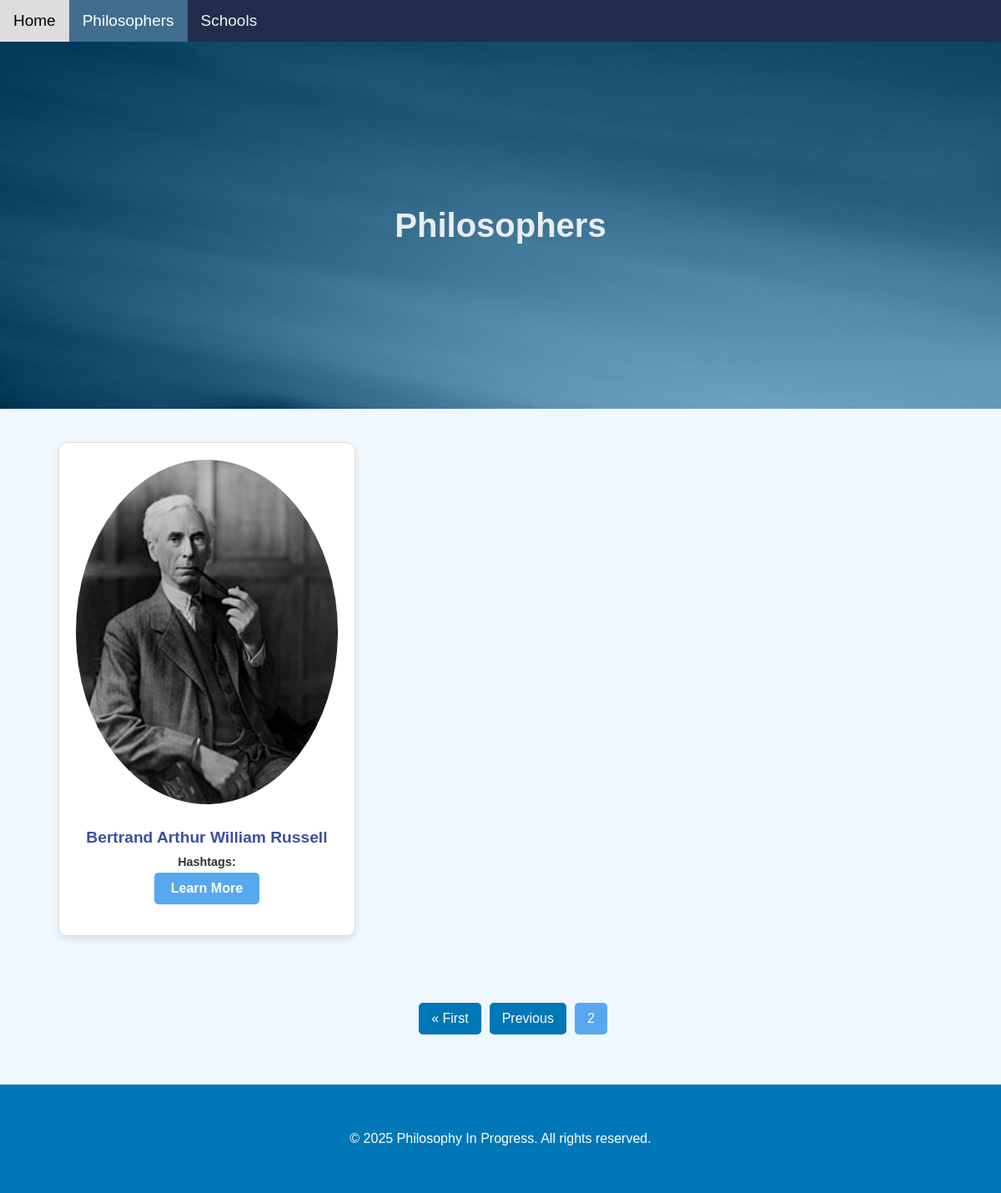
Screenshot of /PhiloApp/philosopher/?page=2 with the database file from the repository.
### PhiloApp/models.py (models this page shows, shortened)
class Philosophers(models.Model):
    FullName = models.CharField(max_length = 100)
    BirthDate = models.DateField()
    Bio = models.TextField()
    hashtags= models.ManyToManyField(Hashtag,blank=True)
    picture = models.ImageField(upload_to='philosopher_images',null=True,blank=True)

### PhiloApp/views.py (the view)
# urls.py: path('philosopher/', views.philosopher_list, name='philosopher_list'),
def philosopher_list(request):
    philosophers = Philosophers.objects.all()
    paginator = Paginator(philosophers, 25)  # Show 25 philosophers per page
    page_number = request.GET.get('page')
    page_obj = paginator.get_page(page_number)
    return render(request, 'philosopher_list.html', {'page_obj': page_obj})

### PhiloApp/templates/philosopher_list.html (shortened to what this page needs)
{% load static %}
<!DOCTYPE html>
<html lang="en">
  <head>
    <link rel="stylesheet" href="{% static 'css/philo_list.css' %}" />
    <div class="topnav">
      <a href="{% url 'index' %}">Home</a>
      <a class="active" href="{% url 'philosopher_list' %}">Philosophers</a>
      <a href="{% url 'school_list' %}">Schools</a>
    </div>
  </head>
  <body>
    <header>
      <h1>Philosophers</h1>
    </header>
    <main>
      <section class="philosophers-section">
        <div class="grid-container">
          {% for philosopher in page_obj %}
          <div class="grid-item">
            {% if philosopher.picture %}
            <img
              src="{{ philosopher.picture.url }}"
              alt="{{ philosopher.FullName }}"
              class="philosopher-image"
            />
            {% endif %}
            <h2>{{ philosopher.FullName }}</h2>
            <p>
              <strong>Hashtags:</strong>
            </p>
            <a href="{% url 'philosopher_detail' philosopher.id %}" class="btn"
              >Learn More</a
            >
          </div>
          {% endfor %}
        </div>
        <div class="pagination">
          {% if page_obj.has_previous %}
          <a href="?page=1" class="page-btn">&laquo; First</a>
          <a href="?page={{ page_obj.previous_page_number }}" class="page-btn"
            >Previous</a
          >
          {% endif %}
          <span class="page-btn active">{{ page_obj.number }}</span>
        </div>
      </section>
    </main>
    <footer>
      <div class="container">
        <p>&copy; 2025 Philosophy In Progress. All rights reserved.</p>
      </div>
    </footer>
  </body>
</html>

### PhiloApp/static/css/philo_list.css (style rules this page uses)
body { font-family: "Arial", sans-serif; background-color: #f0f8ff; color: #333; margin: 0; padding: 0; text-align: center; }
.container { max-width: 1000%; margin: 0 auto; padding: 20px; }
h1 { color: #e9edf0; text-align: center; }
h2, h3 { color: #0077b6; text-align: center; }
a { color: #00b4d8; text-decoration: none; }
header { background-image: url("images/back3.jpg"); background-size: cover; background-position: center; height: 400px; display: flex; flex-direction: column; align-items: center; justify-content: center; padding: 20px 0; text-align: center; }
header h1 { margin: 0; font-size: 2.5rem; }
.btn { display: inline-block; padding: 10px 20px; background-color: #58a7f1; color: #ffffff; border: none; border-radius: 5px; cursor: pointer; transition: background-color 0.3s ease; font-weight: bold; }
.philosophers-section { padding: 20px; }
.philosophers-section h2 { color: #102c8ed3; margin-bottom: 20px; grid-column: 1 / -1; }
.philosophers-section p { font-size: 1.1rem; color: #333; margin-bottom: 20px; grid-column: 1 / -1; }
footer { background-color: #0077b6; color: #fff; text-align: center; padding: 20px 0; margin-top: 40px; }
.philosopher-image, .detail-image { width: 100%; height: auto; border-radius: 5px; margin-bottom: 15px; }
.topnav { background-color: #222d4b; overflow: hidden; position: sticky; top: 0; z-index: 100; }
.topnav a { float: left; color: #f2f2f2; text-align: center; padding: 14px 16px; text-decoration: none; font-size: 19px; }
.topnav a.active { background-color: #426c90; color: white; }
.pagination { display: flex; justify-content: center; margin-top: 20px; max-width: 1900px; margin-left: 30px; }
.page-btn { display: inline-block; padding: 10px 15px; margin: 0 5px; background-color: #0077b6; color: #ffffff; border-radius: 5px; cursor: pointer; transition: background-color 0.3s ease; }
.page-btn.active { background-color: #58a7f1; }
.grid-container { display: grid; grid-template-columns: repeat(5, 1fr); grid-template-rows: repeat(5, auto); gap: 10px; padding: 20px; justify-content: center; max-width: 1900px; margin-left: 30px; }
.grid-item { background-color: #fff; border: 1px solid #ddd; border-radius: 10px; padding: 20px; text-align: center; box-shadow: 0 4px 8px rgba(0, 0, 0, 0.1); transition: transform 0.3s ease, box-shadow 0.3s ease; width: 88%; height: 550px; }
.grid-item h2 { font-size: 1.2rem; margin: 10px 0; }
.grid-item p { font-size: 0.9rem; margin: 5px 0; }
.philosopher-image { max-width: 100%; height: 75%; border-radius: 50%; margin-bottom: 15px; }
@media (max-width: 1200px) { .grid-container { grid-template-columns: repeat(3, 1fr); } }

### rows the page displays
Philosophers: picture (picture), FullName "Bertrand Arthur William Russell"

### other values shown
{{ page_obj.number }} "2"
